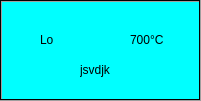
    <widget class="QFrame" name="frame_4">
     <property name="geometry">
      <rect>
       <x>510</x>
       <y>230</y>
       <width>201</width>
       <height>101</height>
      </rect>
     </property>
     <property name="palette">
      <palette>
       <active>
        <colorrole role="Button">
         <brush brushstyle="SolidPattern">
          <color alpha="255">
           <red>0</red>
           <green>255</green>
           <blue>255</blue>
          </color>
         </brush>
        </colorrole>
        <colorrole role="Light">
         <brush brushstyle="SolidPattern">
          <color alpha="255">
           <red>0</red>
           <green>0</green>
           <blue>0</blue>
          </color>
         </brush>
        </colorrole>
        <colorrole role="Base">
         <brush brushstyle="SolidPattern">
          <color alpha="255">
           <red>0</red>
           <green>255</green>
           <blue>255</blue>
          </color>
         </brush>
        </colorrole>
        <colorrole role="Window">
         <brush brushstyle="SolidPattern">
          <color alpha="255">
           <red>0</red>
           <green>255</green>
           <blue>255</blue>
          </color>
         </brush>
        </colorrole>
       </active>
       <inactive>
        <colorrole role="Button">
         <brush brushstyle="SolidPattern">
          <color alpha="255">
           <red>0</red>
           <green>255</green>
           <blue>255</blue>
          </color>
         </brush>
        </colorrole>
        <colorrole role="Light">
         <brush brushstyle="SolidPattern">
          <color alpha="255">
           <red>0</red>
           <green>0</green>
           <blue>0</blue>
          </color>
         </brush>
        </colorrole>
        <colorrole role="Base">
         <brush brushstyle="SolidPattern">
          <color alpha="255">
           <red>0</red>
           <green>255</green>
           <blue>255</blue>
          </color>
         </brush>
        </colorrole>
        <colorrole role="Window">
         <brush brushstyle="SolidPattern">
          <color alpha="255">
           <red>0</red>
           <green>255</green>
           <blue>255</blue>
          </color>
         </brush>
        </colorrole>
       </inactive>
       <disabled>
        <colorrole role="Button">
         <brush brushstyle="SolidPattern">
          <color alpha="255">
           <red>0</red>
           <green>255</green>
           <blue>255</blue>
          </color>
         </brush>
        </colorrole>
        <colorrole role="Light">
         <brush brushstyle="SolidPattern">
          <color alpha="255">
           <red>0</red>
           <green>0</green>
           <blue>0</blue>
          </color>
         </brush>
        </colorrole>
        <colorrole role="Base">
         <brush brushstyle="SolidPattern">
          <color alpha="255">
           <red>0</red>
           <green>255</green>
           <blue>255</blue>
          </color>
         </brush>
        </colorrole>
        <colorrole role="Window">
         <brush brushstyle="SolidPattern">
          <color alpha="255">
           <red>0</red>
           <green>255</green>
           <blue>255</blue>
          </color>
         </brush>
        </colorrole>
       </disabled>
      </palette>
     </property>
     <property name="frameShape">
      <enum>QFrame::Shape::Box</enum>
     </property>
     <property name="frameShadow">
      <enum>QFrame::Shadow::Raised</enum>
     </property>
     <property name="midLineWidth">
      <number>0</number>
     </property>
     <widget class="QLabel" name="label_6">
      <property name="geometry">
       <rect>
        <x>80</x>
        <y>60</y>
        <width>63</width>
        <height>20</height>
       </rect>
      </property>
      <property name="text">
       <string>jsvdjk</string>
      </property>
     </widget>
     <widget class="QLabel" name="label_7">
      <property name="geometry">
       <rect>
        <x>40</x>
        <y>30</y>
        <width>63</width>
        <height>20</height>
       </rect>
      </property>
      <property name="text">
       <string>Lo</string>
      </property>
     </widget>
     <widget class="QLabel" name="label_8">
      <property name="geometry">
       <rect>
        <x>130</x>
        <y>30</y>
        <width>63</width>
        <height>20</height>
       </rect>
      </property>
      <property name="text">
       <string>700°C</string>
      </property>
     </widget>
    </widget>
